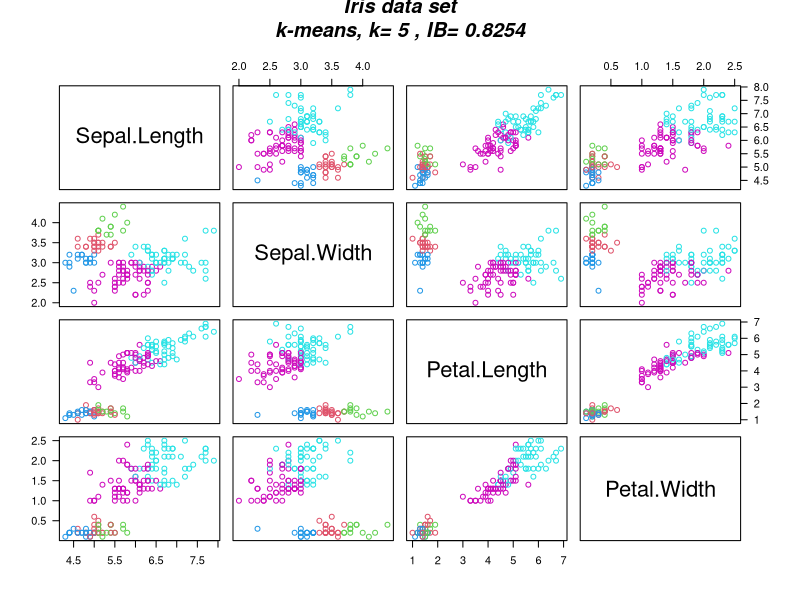
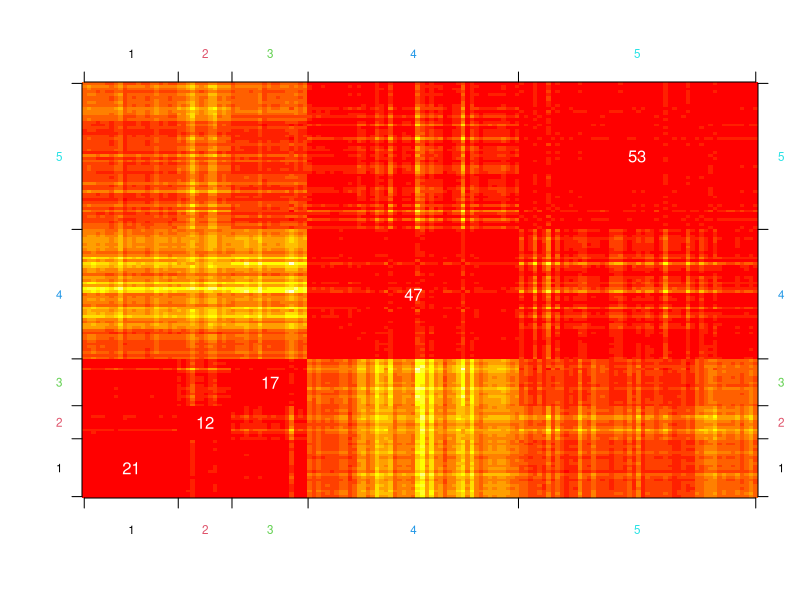
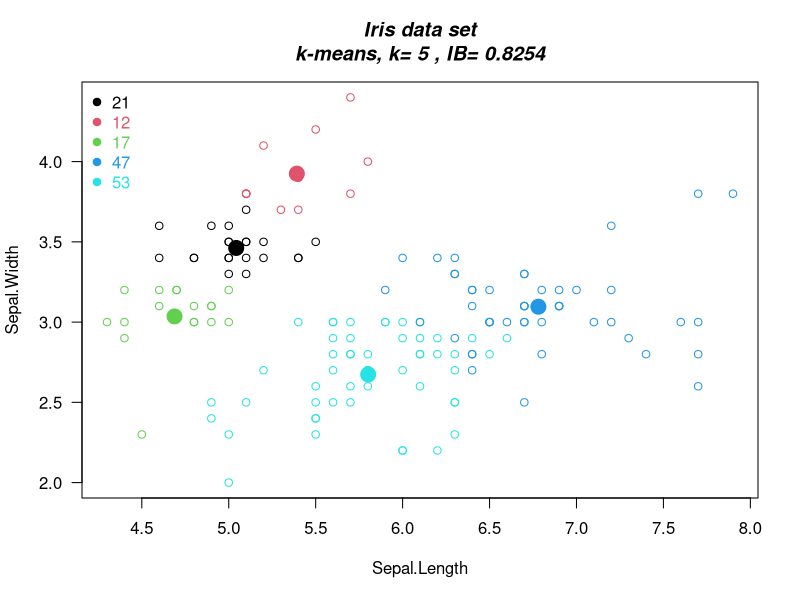
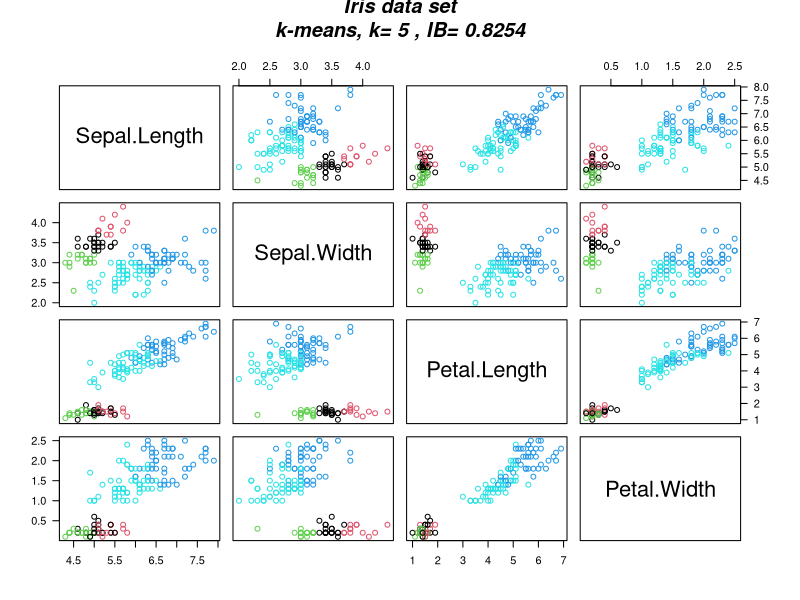
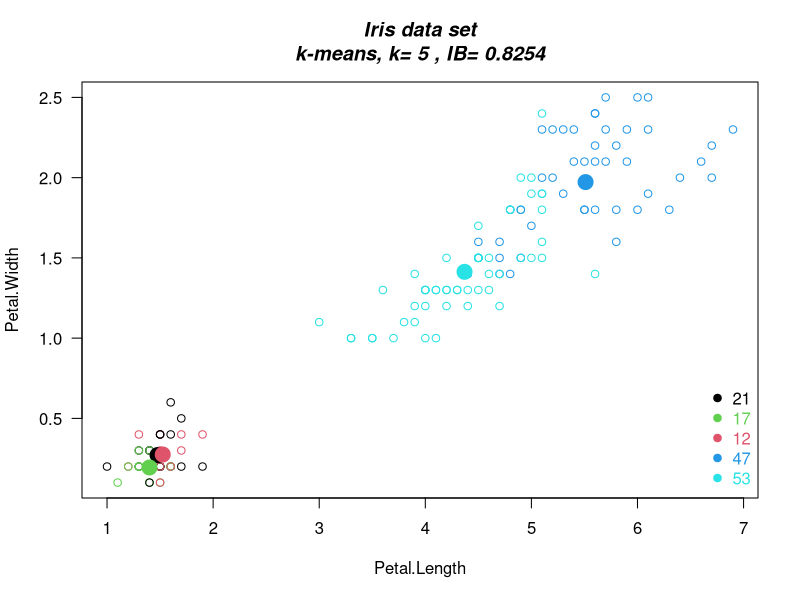
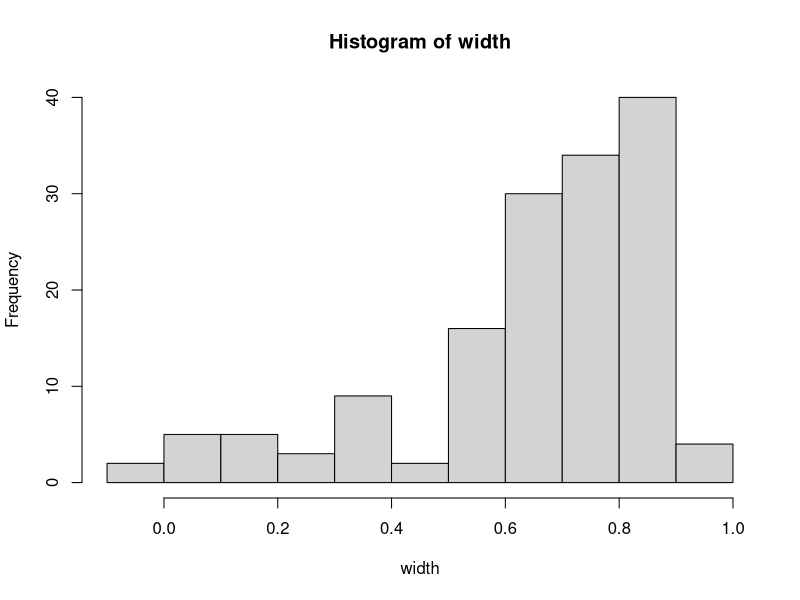
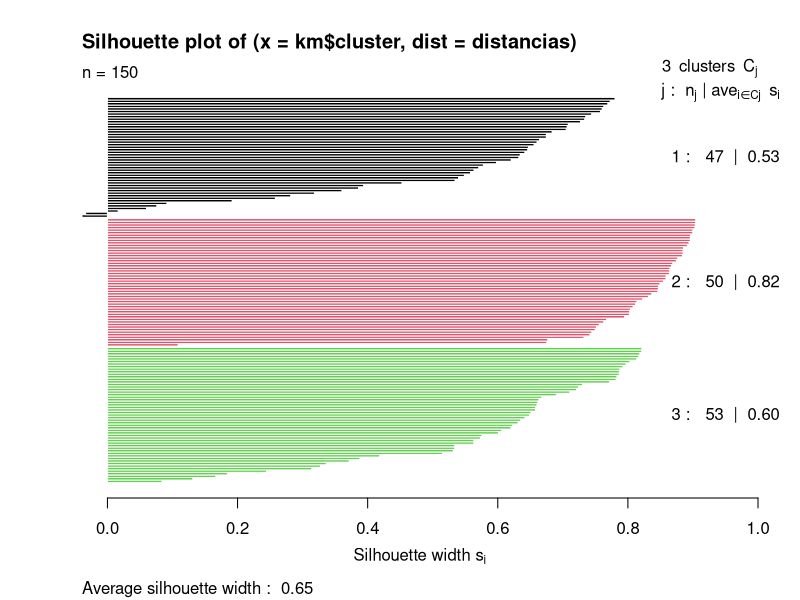
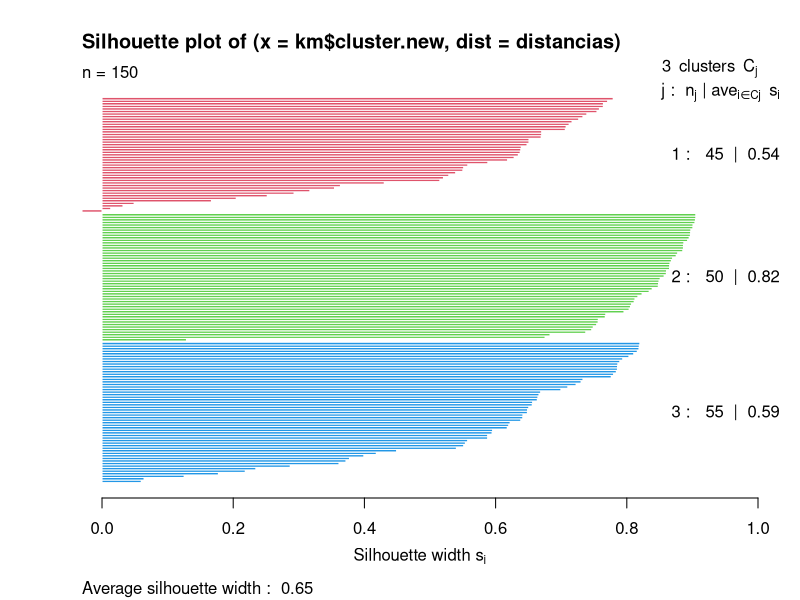

Reproduce these figures in R, in order.
#########################################################################
#
# 'k-means', 'pam' ('Partitioning Around Medoids') y 'clara' (CLustering
# LARge Applications) son algoritmos de clustering que definen particiones
# sobre un número predefinido 'k' de clases.
#
# #########################################################################
#
# Introducción de los datos: 'iris'
#
?iris
#
# Para una clasificación no supervisada no se toma en cuenta
# la variable 'Species' de la planta (5a. columna)
#
datos0 <- iris[,1:4]
#
# Características generales del conjunto de datos
#
dim(datos0); nrow(datos0); ncol(datos0)
#
head.matrix(datos0)
#
summary(datos0)
#
# Preprocesamiento
#
# ¿Estandarizar las variables?
# Son homogéneas (cm.); es razonable tratarlas tal cual.
# Sin embargo, algunas medidas son más grandes ('*.Length') que otras,
# y tratarlas tal cual equivaldría, en cierto sentido,
# a analizarlas por su apariencia visual.
#
# Estandarizar las variables equivale, en principio, a
# poner todas las variables a un mismo nivel en el análisis.
# Esta es la opción que se hace en el siguiente análisis
#
# Para estandarizar las variables (media 0, varianza 1)
#
datos <- scale(datos0)
#
# si no fueran estandarizadas:
#
# datos <- datos0
#
# Verificación:
#
for(j in 1:ncol(datos)) print(c(mean(datos[,j]), var(datos[,j])))
#
# En lenguaje R es más propio verificarlo así, sin bucles explícitos:
#
apply(datos,2,mean); apply(datos,2,var)
#
########################################################################
#
# Estudio de la función 'kmeans()':
#
# http://en.wikipedia.org/wiki/K-means
# http://es.wikipedia.org/wiki/K-means
# http://en.wikibooks.org/wiki/Data_Mining_Algorithms_In_R/Clustering/
  #   K-Means
# Ejecutar el siguiente comando:
  #
  #   > example(kmeans)
#
?kmeans
#
#
# ########################################################################
#
# Primer ensayo con 'kmeans()'
#
# Fijación de las semillas iniciales para obtener los mismos resultados
# en distintas ejecuciones del siguiente código
#
set.seed(2011)
#
# 'k' arbitrario
#
k <- 5
#
km <- kmeans(datos, k)
#
km
#
# Características generales del objeto 'km'
#
class(km)
mode(km)
attributes(km)
#
# Tamaño de las 'k' clases resultantes
#
km$size
#
# Pertenencia de los objetos a las clases
#
km$cluster
#
# Composición de las clases
#
compocl <- vector("list", k)
for(kcl in 1:k) compocl[[kcl]] <- which(km$cluster == kcl)
compocl
#
# #########################################################################
#
# Índice de la bondad de la partición resultante: 'IB'
#
# 'km$tot.withinss': Suma de los cuadrados ('squared sum')
#
# de las diferencias de todos ('tot') los objetos
# respecto al centro de su respectiva clase
# Expresa la variabilidad dentro ('within') de las clases
#
#
# 'km$betweenss': Suma de los cuadrados ('squared sum')
# de las diferencias de los centros de cada clase
# respecto al centro del conjunto de datos
# Expresa la variabilidad entre ('between') las clases
#
# 'km$totss': Suma de los cuadrados ('squared sum')
# de las diferencias de todos ('tot') los objetos
# respecto al centro del conjunto de datos
# Expresa la variabilidad total del conjunto de datos
#
# Se cumple la siguiente igualdad:
  # km$totss == km$tot.withinss + km$betweenss
#
# 'IB' expresa la proporción de variabilidad debida a
# la formación de las clases
#
IB <- km$betweenss/km$totss # IB <- 1-km$tot.withinss/km$totss
IB
#
# 0 <= IB <= 1
#
# Si IB=0, entonces las clases formadas no tienen sentido
# pues los centros de clases coinciden
# (km$betweenss=0)
# Si IB=1, entonces las clases formadas son homogéneas,
# pues los elementos de la misma clase coinciden
#
(km$tot.withinss=0)
#
# Un valor de 'IB' cercano a 1
# indica que las clases son homogéneas y separadas
#
########################################################################
#
# Contraste de la adecuación de las clases:
#
# * Representación gráfica de las clases por pares de variables
#
pairs(datos0, col=km$cluster+1, las=1,
      main=paste("Iris data set\nk-means, k=", k, ", IB=", round(IB,4)),
      font.main=4)
#
# Se observan dos clases bien diferenciadas,
# una de las cuales es alargada
#
#
# * Imagen coloreada del conjunto de datos
# en función de las clases formadas y de las distancias
#
# Reordenamiento de los elementos en función de las clases resultantes
#
sortdatos <- sort(km$cluster, index.return=TRUE)$ix
datosort <- datos[sortdatos, ]
#
# Distancia euclidiana:
  #   http://es.wikipedia.org/wiki/Distancia_euclidiana
#
distancias <- dist(datosort, method="euclidean")
#
# Las distancias euclidianas cuadráticas 'distancias^2'
# están en consonancia con la noción de varianza generalizada:
  #
  #
  sum(distancias^2)/nrow(datosort)^2 == km$totss/nrow(datosort)
#
# Los valores de 'distancias^2' están implícitamente en
# la función objetivo de 'kmeans()':
  #
  #km$totss == km$tot.withinss + km$betweenss
#
#
IB <- km$betweenss/km$totss # IB <- 1-km$tot.withinss/km$totss
#
# Construcción de la imagen: 'image()'
#
# Propuesta: ejecutar los siguientes comandos
#
# > example(image)
# > ?image
#
# Cuanto más cerca están los objetos entre sí
# mayor es la intensidad del color rojo (mapa de calor)
#
image(as.matrix(distancias^2), col=heat.colors(12), axes=FALSE)
#
# Conviene completar la imagen para su mejor interpretación
#
# Marcas de los bordes por clases
#
atpoints <- c(0,cumsum(km$size))/max(cumsum(km$size))
for(side in 1:4) axis(side, at=atpoints, col.axis="transparent")
atpoints2 <- c(atpoints[-1],0)
atpoints2 <- (atpoints+atpoints2)/2
atpoints2 <- atpoints2[-length(atpoints2)]
#
etclases <- sort(unique(km$cluster))
for(side in 1:4)
  for(etcl in 1:length(etclases))
    axis(side,
         at=atpoints2[etcl], labels=etclases[etcl], col.axis=etclases[etcl],
         las=1, tick=FALSE, cex.axis=0.7)
#
# Tamaño de las clases
#
text(atpoints2, atpoints2, km$size, col="white")
#
#########################################################################
#
# Se observan dos clases, en una de las cuales
# se podrían considerar algunas subclases
#
##########################################################################
# 
# Contraste de la adecuación de las clases
#
selec <- c(1,2) # cualquier par de variables
#
plot(datos0[,selec], col=km$cluster, las=1,
     main=paste("Iris data set\nk-means, k=", k, ", IB=", round(IB,4)),
     font.main=4, xlab=names(datos0)[selec[1]], ylab=names(datos0)[selec[2]])
#
# Ubicación de los centros de clase
#
kmcenters <- matrix(rep(0, k*ncol(datos0)), ncol=ncol(datos0))
for(j in 1:ncol(datos0))
  kmcenters[,j] <- tapply(datos0[,j], km$cluster, mean)
rownames(kmcenters) <- 1:k; colnames(kmcenters) <- colnames(kmcenters)
#
points(kmcenters[etclases,selec],
       col=etclases, pch=19, cex=2)
#
legend("topleft", bty="n",
       x.intersp=1, y.intersp=1,
       legend=km$size[etclases], text.col=etclases,
       pch=19, col=etclases, ncol=1, cex=1)
#
##########################################################################



#########################################################################
#
# Verificación de los resultados de 'km()'
#
# #########################################################################
#
# Recuperación del ejemplo tratado anteriormente
#
# Introducción de los datos: 'iris'
#
datos0 <- iris[,1:4]
#
# Estandarización de las variables (media 0, varianza 1)
#
datos <- scale(datos0)
#
# Fijación de las semillas iniciales para obtener los mismos resultados
# en distintas ejecuciones del siguiente código
#
set.seed(2011)
#
# 'k' arbitrario
#
k <- 5
km <- kmeans(datos, k)
#
# #########################################################################
#
attributes(km)
#
# Verificación de los cálculos:
#
km$size
#
km$centers
#
km$withinss
#
km$tot.withinss
#
km$betweenss
#
km$totss
#
# ##########
#
# km$size
#
km$size
sum(km$size) == nrow(datos)
#
# ##########
#
# km$centers
#
# Cálculo de las medias de las variables por cada clase
#
medias.cl <- matrix(rep(0, k*ncol(datos)), ncol=ncol(datos))
for(j in 1:ncol(datos))
  medias.cl[,j] <- tapply(datos[,j], km$cluster, mean)
#
rownames(medias.cl) <- 1:k; colnames(medias.cl) <- colnames(datos)
medias.cl
km$centers
medias.cl == km$centers # FALSE!!!
#
# Las medias (ponderadas) de las medias parciales de cada clase
# coinciden con las medias totales (0, si las variables son estandarizadas)
#
medias.pond <- vector()
for(j in 1:ncol(datos))
  medias.pond[j] <- sum(km$size*km$centers[,j])/nrow(datos)
names(medias.pond) <- colnames(datos)
medias.pond
#
medias.tot <- apply(datos, 2, mean) # colMeans(datos)
medias.tot
medias.pond == medias.tot # FALSE!!!
#
# ##########
#
# km$withinss
#
# Cálculo de las varianzas de las variables
# dentro de cada clase
#
varcl <- matrix(rep(0, k*ncol(datos)), ncol=ncol(datos))
for(j in 1:ncol(datos))
  varcl[,j] <- tapply(datos[,j], km$cluster, var)
rownames(varcl) <- 1:k; colnames(varcl) <- colnames(datos)
varcl
#
# Cálculo de las sumas de las diferencias cuadráticas
# de todas las variables dentro de cada clase
#
SSWcl <- vector()
for(kcl in 1:k)
  SSWcl[kcl] <- sum((km$size[kcl]-1)*varcl[kcl,])
SSWcl
km$withinss
km$withinss == SSWcl # FALSE!!!
#
# ##########
#
# km$tot.withinss
#
# Cálculo de las sumas de las diferencias cuadráticas
# de todas las variables dentro de todas las clases
#
SSW <- sum(SSWcl)
SSW
km$tot.withinss
km$tot.withinss == SSW # FALSE!!!
km$tot.withinss == sum(km$withinss)
###########
#
# km$betweenss
#
# Cálculo de varianzas de las variables
# siendo cada clase representada por su centro (media)
#
varB.pond <- vector() # varB.pond[j], varianza ponderada de cada variable
for(j in 1:ncol(datos))
  varB.pond[j] <- sum(km$size*(km$centers[,j]-medias.tot[j])^2)/nrow(datos)
names(varB.pond) <- colnames(datos)
varB.pond
#
# Cálculo de sumas de las diferencias cuadráticas de las variables
# siendo cada clase representada por su centro (media)
#
SSBj <- nrow(datos)*varB.pond
SSBj
#
# Cálculo de las sumas de las diferencias cuadráticas
# de todas las variables y de todas las clases,
# siendo cada clase representada por su centro (media)
#
SSB <- sum(SSBj)
SSB
km$betweenss
km$betweenss == SSB # FALSE !!!
#
# ##########
#
# km$totss
#
# Cálculo de las sumas de las diferencias cuadráticas
# de todas las variables
#
SST <- 0
for(j in 1:ncol(datos))
  SST <- SST + sum((nrow(datos)-1)*var(datos[,j]))
SST
#
SST == SSW + SSB
#
km$totss
km$totss == SST
km$totss == km$tot.withinss + km$betweenss
#
# #########################################################################


#########################################################################
#
# Interpretación de una clasificación
#
# #########################################################################
#
# Recuperación del ejemplo tratado anteriormente
#
# Introducción de los datos: 'iris'
#
datos0 <- iris[,1:4]
#
# Cálculo de los estadísticos principales por variables
#
medias.tot <- apply(datos0, 2, mean); medias.tot
var.tot <- apply(datos0, 2, var);
var.tot
desv.st.tot <- apply(datos0, 2, sd); desv.st.tot
#
# Estandarización de las variables (media 0, varianza 1)
#
datos <- scale(datos0)
#
# Fijar las semillas iniciales para obtener los mismos resultados
#
set.seed(2011)
#
# 'k' arbitrario
#
k <- 5
km <- kmeans(datos, k)
attributes(km)
#
# #########################################################################
#
# Interpretación de la clasificación:
# - Índice de bondad
# - Análisis de estadísticos
# - Representación gráfica
#
#
# Índice de la bondad de las clases formadas: 'IB'
#
IB <- km$betweenss/km$totss # IB <- 1-km$tot.withinss/km$totss
IB
#
# 0 <= IB <= 1
# Si IB=0, entonces las clases formadas no tienen sentido
# pues los centros de clases coinciden
# (km$betweenss=0)
# Si IB=1, entonces las clases formadas son homogéneas,
# pues los elementos de la misma clase coinciden
# (km$tot.withinss=0)
#
#
# Análisis de estadísticos de cada variable por clases
#
# Media de cada variable por clases
km$centers
# Se observa que los centros de las clases:
  #   '1' y '2' se separan de los de '3', '4' y '5'
# '1'<'2' y '5'<'3'<'4'
#
# Varianza de cada variable por clases
#
varcl <- matrix(rep(0, k*ncol(datos)), ncol=ncol(datos))
for(j in 1:ncol(datos))
  varcl[,j] <- tapply(datos[,j], km$cluster, var)
rownames(varcl) <- 1:k; colnames(varcl) <- colnames(datos)
#
varcl
# Se observa que las variables
# 'Petal.Length' y 'Petal.Width'
# son las de menor varianza en todas las clases
# por tanto, las más características de cada clase
#
# Varianza de cada variable entre clases
#
medias.pond <- vector()
for(j in 1:ncol(datos))
  medias.pond[j] <- sum(km$size*km$centers[,j])/sum(km$size)
names(medias.pond) <- colnames(datos)
medias.pond # si ha habido estandarización, todas nulas
#
varB.pond <- vector() # varB.pond[j], varianza ponderada por clases
for(j in 1:ncol(datos))
  varB.pond[j] <-
  sum(km$size*(km$centers[,j]-medias.pond[j])^2)/sum(km$size)
names(varB.pond) <- colnames(datos)
#
varB.pond
#
sum(varB.pond)*nrow(datos); km$betweenss # Verificación de la descomposición de B
#
# Se observa que las variables
# 'Petal.Length' y 'Petal.Width' son las de mayor
# varianza, por tanto, las más características de
# la constitución de las clases
#
#
# Representación gráfica de las clases:
#
# Por cada par de variables
#
pairs(datos0, col=km$cluster, las=1,
      main=paste("Iris data set\nk-means, k=", k, ", IB=", round(IB,4)),
      font.main=4)
#
# Por un par de variables características
#
elecx <- 3; elecy <- 4
# 'Petal.Length' y 'Petal.Width'
plot(datos0[,c(elecx,elecy)], col=km$cluster, las=1,
    main=paste("Iris data set\nk-means, k=", k, ", IB=", round(IB,4)),
font.main=4, xlab=names(datos0)[elecx], ylab=names(datos0)[elecy])
#
# Ubicación de los centros de clase
#
kmcenters <- matrix(rep(0, k*ncol(datos0)), ncol=ncol(datos0))
for(j in 1:ncol(datos0))
kmcenters[,j] <- tapply(datos0[,j], km$cluster, mean)
rownames(kmcenters) <- 1:k; colnames(kmcenters) <- colnames(kmcenters)
#
kmcenters
#
etclases <- unique(km$cluster) # etiqueta de clases
#
points(kmcenters[etclases,c(elecx,elecy)],
col=etclases, pch=19, cex=2)
#
legend("bottomright", bty="n",
x.intersp=1, y.intersp=1,
legend=km$size[etclases], text.col=etclases,
pch=19, col=etclases, ncol=1, cex=1)
#
# #########################################################################

#########################################################################
#
# El resultado depende de las semillas iniciales
#
# #########################################################################
#
# Recuperación del ejemplo tratado anteriormente
#
# Introducción de los datos: 'iris'
#
datos0 <- iris[,1:4]
#
# Estandarización de las variables (media 0, varianza 1)
#
datos <- scale(datos0)
#
# Fijar las semillas iniciales para obtener los mismos resultados
#
set.seed(2011)
#
# 'k' arbitrario
#
k <- 5
km <- kmeans(datos, k)
attributes(km)
#
km$size
#
# Índice de la bondad de las clases formadas: 'IB'
#
IB <- km$betweenss/km$totss # IB <- 1-km$tot.withinss/km$totss
IB
#
# #########################################################################
#
# El resultado depende de las semillas iniciales
#
# Si no se fija la semilla 'set.seed(xxxx)'
# los resultados son diversos
#
k <- 5
tabla <- NULL
for(i in 1:20) {
  km <- kmeans(datos, k)
  tabla <- rbind(tabla,
                 c(km$size, round(km$betweenss/km$totss, digits=6)))
}
nombrecl <- vector()
for(kcl in 1:k) nombrecl[kcl] <- paste("cl", kcl, sep="")
# nombrecl
colnames(tabla) <- c(nombrecl, "IB")
#
tabla
#
# Se observa que los resultados son diversos
#
# Para evitar esta diversidad y aproximarse a un máximo
# se ejecutar el algoritmo 'kmeans()' 'nstart' veces.
# 'kmeans()' selecciona automáticamente el mejor resultado
#
# Dependiendo del tamaño de 'datos'
# 'nstart' no asegura la consecución de un máximo total.
#
# También hay que asegurar que el algoritmo se detenga,
# pues la convergencia a un máximo local no está asegurada
# en un predeterminado número de iteraciones:
# Fijar 'iter.max' pasos
#
k <- 5
tabla <- NULL
for(i in 1:20) {
  km <- kmeans(datos, k, nstart=100, iter.max=1000)
  tabla <- rbind(tabla,
                 c(km$size, round(km$betweenss/km$totss, digits=6)))
}
nombrecl <- vector()
for(kcl in 1:k) nombrecl[kcl] <- paste("cl", kcl, sep="")
colnames(tabla) <- c(nombrecl, "IB")
#
tabla
#
# Se observa que los resultados son los mismos,
# salvo la etiquetación u orden de las clases
#  (se podría comprobar que
  #   no sólo los tamaños de las clases coinciden,
  #   sino también la composición de las mismas)
#
# #########################################################################

#########################################################################
#
# Siluetas
#
# #########################################################################
#
# Recuperación del ejemplo tratado anteriormente
#
# Introducción de los datos: 'iris'
#
datos0 <- iris[,1:4]
#
# Estandarización de las variables (media 0, varianza 1)
#
datos <- scale(datos0)
#
# Construcción de una partición
#
k <- 3
km <- kmeans(datos, k, nstart=100, iter.max=10000)
#
# Composición de las clases
#
compocl <- vector("list", k)
for(kcl in 1:k) compocl[[kcl]] <- which(km$cluster == kcl)
compocl
#
# #########################################################################
#
# Construcción de siluetas mediante la función 's(i)'
# asignado a cada objeto 'i'.
#
# http://en.wikipedia.org/wiki/Silhouette_%28clustering%29
#
# s(i) = (b(i)-a(i))/max(b(i),a(i))
#
# a(i) = disimilitud media del objeto 'i' con los de su clase
# b(i) = mínima disimilitud media del objeto 'i' con los de otras clases
#
# Hay que definir una distancia (disimilitud) entre los objetos 'i'
#
# La distancia debe estar en consonancia
# con la función objetivo de 'kmeans()'
#
distancias <- dist(datos, method="euclidean", upper=TRUE, diag=TRUE)^2
distancias.m <- as.matrix(distancias)
#
# Cálculo de los valores 'a(i)', 'b(i)', y 's(i)'
#
dmean <- matrix(rep(NA, nrow(datos)*k), ncol=k)
a <- rep(NA, nrow(datos))
b <- rep(NA, nrow(datos))
s <- rep(NA, nrow(datos))
#
for(i in 1:nrow(datos)){
  for(kcl in 1:k) dmean[i,kcl] <- mean(distancias.m[i, compocl[[kcl]]])
  kcli <- km$cluster[i]
  a[i] <- dmean[i,kcli]*km$size[kcli]/(km$size[kcli]-1)
  b[i] <- min(dmean[i,-kcli])
  s[i] <- (b[i]-a[i])/max(b[i],a[i])
}
#
# Cálculo de los valores 's(i)' ('width'),
# mediante la función 'silhouette()'
#
library(cluster)
#
silk <- silhouette(km$cluster, distancias)
#
silk
#
# Características generales del objeto 'silk'
#
class(silk)
mode(silk)
attributes(silk)
#
cluster <- silk[,1] # clase del objeto 'i'
table(cluster)
#
neighbor <- silk[,2] # clase vecina o más próxima al objeto 'i'
table(neighbor)
#
width <- silk[,3] # valor del índice de silueta 's(i)'
summary(width)
hist(width)
#
summary(silk)
attributes(summary(silk))
#
summary(silk)$clus.avg.widths
mediascl <- tapply(width, cluster, mean)
#
summary(silk)$avg.width
mean(s)
#
# Verificación de que
# los valores 'sil_width' (3a. columna) son los 's(i)'
#
cbind(s, silk[,3])
s == width # FALSE !!!
#
# El valor medio del índice 's(i)' ('avg.width'),
# se usa para evaluar la bondad de la partición
#
# Una evaluación más detallada de la bondad de la partición
# se puede hacer mediante las siluetas de las clases
#
# El análisis de los valores medios por clase
# y la negatividad de algunos valores
# se puede usar para determinar el número apropiado de clases 'k'
#
etclases <- sort(unique(km$cluster))
plot(silk, col=etclases)
#
#
# Las siluetas sólo dependen de la partición,
# no dependen del algoritmo para obtenerlas
#
# Así, las siluetas valen para comparar los resultados de diferentes clustering
# aplicados a los mismo conjunto de datos
#
# Las siluetas valen para interpretar y validar los resultados
# 'k' pequeño, clases naturales mezcladas:
# Si 'SSW' grande, 'a(i)' grande, s(i) pequeños.
# 'k' grande, clases naturales separadas:
# Si 'SSB' pequeño, 'b(i)' pequeño, s(i) pequeños.
#
# Valor medio global puede valer para seleccionar el valor de 'k'
#
# Las siluetas pueden servir para mejorar los resultados del análisis,
# por ejemplo, moviendo un objeto con valor de s(i)<0 a su clase vecina
#
mean(silk[,3])
# [1] 0.6507398
#
which(silk[,3] < 0)
# [1] 112 128
silk[which(silk[,3] < 0), 2]
# [1] 3 3 las calses vecinas
km$cluster.new <- km$cluster
km$cluster.new[which(silk[,3] < 0)] <- silk[which(silk[,3] < 0), 2]
#
silk <- silhouette(km$cluster.new, distancias)
etclases <- sort(unique(km$cluster))
plot(silk, col=etclases+1)
mean(silk[,3])
# [1] 0.6529184 # se ha mejorado el valor del indice
#
which(silk[,3] < 0)
# [1] 109
silk[which(silk[,3] < 0), 2]
km$cluster.new2 <- km$cluster.new
km$cluster.new2[which(silk[,3] < 0)] <- silk[which(silk[,3] < 0), 2]
kmsize.new2 <- as.vector(table(km$cluster.new2))
#
silk <- silhouette(km$cluster.new2, distancias)
etclases <- sort(unique(km$cluster))
plot(silk, col=etclases+1)
mean(silk[,3])
# [1] 0.6544969 # se ha mejorado el valor del indice
#
#########################################################################





#########################################################################
#
# Selección del valor de 'k' (el número de clases)
#
# #########################################################################
#
# Recuperación del ejemplo tratado anteriormente
#
# Introducción de los datos: 'iris'
#
datos0 <- iris[,1:4]
#
# Estandarización de las variables (media 0, varianza 1)
#
datos <- scale(datos0)
#
# 'k' arbitrario
#
k <- 5
km <- kmeans(datos, k, nstart=100, iter.max=10000)
#
attributes(km)
#
#########################################################################
#
# Selección del valor de 'k':
# Índice de bondad, 'IB'
# Índice Davies-Bouldin
# Valor medio de índice de siluetas
#
# ##########
#
# Índice de la bondad de la partición: 'IB'
#
IB <- km$betweenss/km$totss # IB <- 1-km$tot.withinss/km$totss
IB
#
# Cálculo del valor de 'IB' para cada valor de 'k'
# buscando el máximo para cada uno de ellos (con 'nstart'=100)
#
IB <- vector()
for(k in 1:20)
{
  km <- kmeans(datos, k, nstart=100, iter.max=10000)
  IB[k] <- km$betweenss/km$totss
}
#
cbind(k=1:length(IB), IB=round(IB, digits=6))
#
# Representación gráfica de la variación de 'IB' en función de 'k'
#
plot(IB, type="b", las=1, xlab="k")
#
# Selección del valor de 'k'
# tras el análisis de los valores de 'IB'
#
# El valor de 'IB' crece, lógicamente, con 'k',
# pues a mayor 'k' mayor 'km$betweenss'
#
# Así, analizar los valores de 'IB'
# consiste en analizar su crecimiento respecto a 'k':
# Si hay un salto grande entre dos consecutivos,
# entonces es señal de que hay dos clases ciertamente separadas
#
selectk <- NULL
for(k in 3:length(IB))
  selectk <- rbind(selectk, c(k, IB[k]-IB[k-1], IB[k]/IB[k-1]))
colnames(selectk) <- c("k", "IB[k]-IB[k-1]", "IB[k]/IB[k-1]")
selectk
#
# Observados los saltos ("IB[k]-IB[k-1]", "IB[k]/IB[k-1]"),
# k=2 parece una buena elección,
# y k=3 podría serla también
#
# ##########
#
# Índice de Davies-Bouldin
# http://en.wikipedia.org/wiki/Davies-Bouldin_index
#
# La distancia debe estar en consonancia
# con la función objetivo de 'kmeans()'
#
distancias <- dist(datos, method="euclidean")^2 # distancia cuadrática
#
# Adecuación del objeto 'distancias' a un tipo de objeto manejable para lo que sigue
#
distancias.m <- as.matrix(distancias, ncol=nrow(datos)) # formato necesario
#
k <- 3
km <- kmeans(datos, k, nstart=100, iter.max=10000)
#
# Composición de las clases
#
compocl <- vector("list", k)
for(kcl in 1:k) compocl[[kcl]] <- which(km$cluster == kcl)
#
# Definición del índice 'DB' mediante una función
#
DB <- function(distancias.m, compocl, k){
  #
  #   Distancias medias 'dentro de' y 'entre' las clases: 'Mcl'
  #   'dentro de': diagonal de 'Mcl'
  #   'entre'  : fuera de la diagonal de 'Mcl'
  Mcl <- matrix(rep(0,k*k), ncol=k) # inicialización
  for(kcli in 1:k){
    for(kclj in 1:k){
      Mcl[kcli,kclj] <- mean(distancias.m[compocl[[kcli]], compocl[[kclj]]])
    }
  }
  # Cálculo de ratios
  #
  R <- matrix(rep(0,k*k), ncol=k)
  for(kcli in 1:k){
    for(kclj in 1:k){
      R[kcli,kclj] <- (Mcl[kcli,kcli]+Mcl[kclj,kclj])/Mcl[kcli,kclj]
    }
  }
  #
  # Cuanto menor sea R, mayor será la separación entre clases
  #
  # Se adopta el peor de los casos para definir el índice
  #
  D <- rep(0,k)
  for(kcl in 1:k){
    D[kcl] <- max(R[kcl,-kcl])
  }
  #
  # Cálculo del valor del índice de Davies-Bouldin
  #
  DB <- mean(D)
  #
  # Cuanto menor es el índice, mejor es la partición
  #
  return(DB)
  #
}
#
# Cálculo del valor de 'DB' para cada valor de 'k'
# buscando el mínimo
#
db <- NA # db[1] no tiene sentido
for(k in 2:20)
{
  km <- kmeans(datos, k, nstart=100, iter.max=10000)
  compocl <- vector("list", k)
  for(kcl in 1:k) compocl[[kcl]] <- which(km$cluster == kcl)
  db[k] <- DB(distancias.m, compocl,k)
}
#
cbind(k=1:length(db), DB=round(db, digits=6))
#
# Representación gráfica de la variación de 'db' en función de 'k'
#
plot(db, type="b", las=1, xlab="k")
#
# Observados los saltos, k=2 parece una buena elección
#
# ##########
#
# Valor medio del índice de siluetas 's(i)'
#
k <- 3
km <- kmeans(datos, k, nstart=100, iter.max=10000)
#
# La distancia debe estar en consonancia
# con la función objetivo de 'kmeans()'
#
distancias <- dist(datos, method="euclidean")^2
#
# Cálculo del valor del índice 's(i)' ('widths'),
# asignado a cada objeto 'i',
# mediante la función 'silhouette()'
# http://en.wikipedia.org/wiki/Silhouette_%28clustering%29
#
library(cluster)
#
silk <- silhouette(km$cluster, distancias)
#
class(silk)
mode(silk)
attributes(silk)
#
summary(silk)
attributes(summary(silk))
#
# El valor medio del índice 's(i)' ('avg.width'),
# es también un índice de la bondad de la partición
#
summary(silk)$avg.width
#
# Se analiza este valor para distintos valores de 'k'
#
avg.width <- NA # avg.width[1] no tiene sentido
for(k in 2:20)
{
  km <- kmeans(datos, k, nstart=100, iter.max=10000)
  silk <- silhouette(km$cluster, distancias)
  avg.width[k] <- summary(silk)$avg.width
}
#
cbind(k=1:length(avg.width), avg.width=round(avg.width, digits=6))
#
#
# Representación gráfica de la variación de 'avg.width' en función de 'k'
#
plot(avg.width, type="b", las=1, xlab="k")
#
selectk <- NULL
for(k in 3:length(IB))
  selectk <- rbind(selectk, c(k, avg.width[k]-avg.width[k-1],
                              avg.width[k]/avg.width[k-1]))
colnames(selectk) <- c("k", "avg.width[k]-avg.width[k-1]",
                       "avg.width[k]/avg.width[k-1]")
selectk
#
# Observados los saltos "avg.width[k]-avg.width[k-1]",
# "avg.width[k]/avg.width[k-1]",
# k=2 parece una buena elección,
#
#########################################################################

#########################################################################
#
# Introducción de los datos: 'iris'
#
datos0 <- iris[,1:4]
#
# Estandarización de las variables (media 0, varianza 1)
#
datos <- scale(datos0)
#
#########################################################################
#
# Selección del valor del parámetro 'k': k=2
#
k <- 2
km <- kmeans(datos, k, nstart=100, iter.max=10000)
#
# La distancia debe estar en consonancia
# con la función objetivo de 'kmeans()'
#
distancias <- dist(datos, method="euclidean")^2
#
# Siluetas
#
library(cluster)
#
silk <- silhouette(km$cluster, distancias)
#
etclases <- sort(unique(km$cluster))
plot(silk, col=etclases+1)
#
# Cálculo de medias por clase
#
medias.cl <- matrix(rep(0, k*ncol(datos)), ncol=ncol(datos))
for(j in 1:ncol(datos))
  medias.cl[,j] <- tapply(datos[,j], km$cluster, mean)
#
# Cálculo de medias total. Si variables son estandarizadas, 0
#
medias.tot <- apply(datos, 2, mean) # colMeans(datos)
medias.tot
#
# Cálculo de varianzas entre clases por variable
#
varB.pond <- vector() # varB.pond[j], varianza ponderada de cada variable
for(j in 1:ncol(datos))
  varB.pond[j] <- sum(km$size*(medias.cl[,j]-medias.tot[j])^2)/nrow(datos)
names(varB.pond) <- colnames(datos)
varB.pond
#
# Sepal.Length Sepal.Width Petal.Length Petal.Width
#
0.5112540
0.3616017
0.8458193
0.7821296
#
# Las dos variables del Sépalo son las que más explican
# la consideración de las dos clases o conglomerados
#
# Cálculo de sumas de errores cuadráticos entre clases
#
SSBj <- nrow(datos)*varB.pond; SSBj
#
SSB <- sum(SSBj) # km$betweenss
IB <- km$betweenss/km$totss
IB
#
# La consideración de estas dos clases o conglomerados (clusters)
# explica casi el 63% de la varianza inicial (bastante alto)
# y se debe, principalmente, a los variables del sépalo
#
pairs(datos, pch=21, col="black", bg=km$cluster+1)
#
#########################################################################